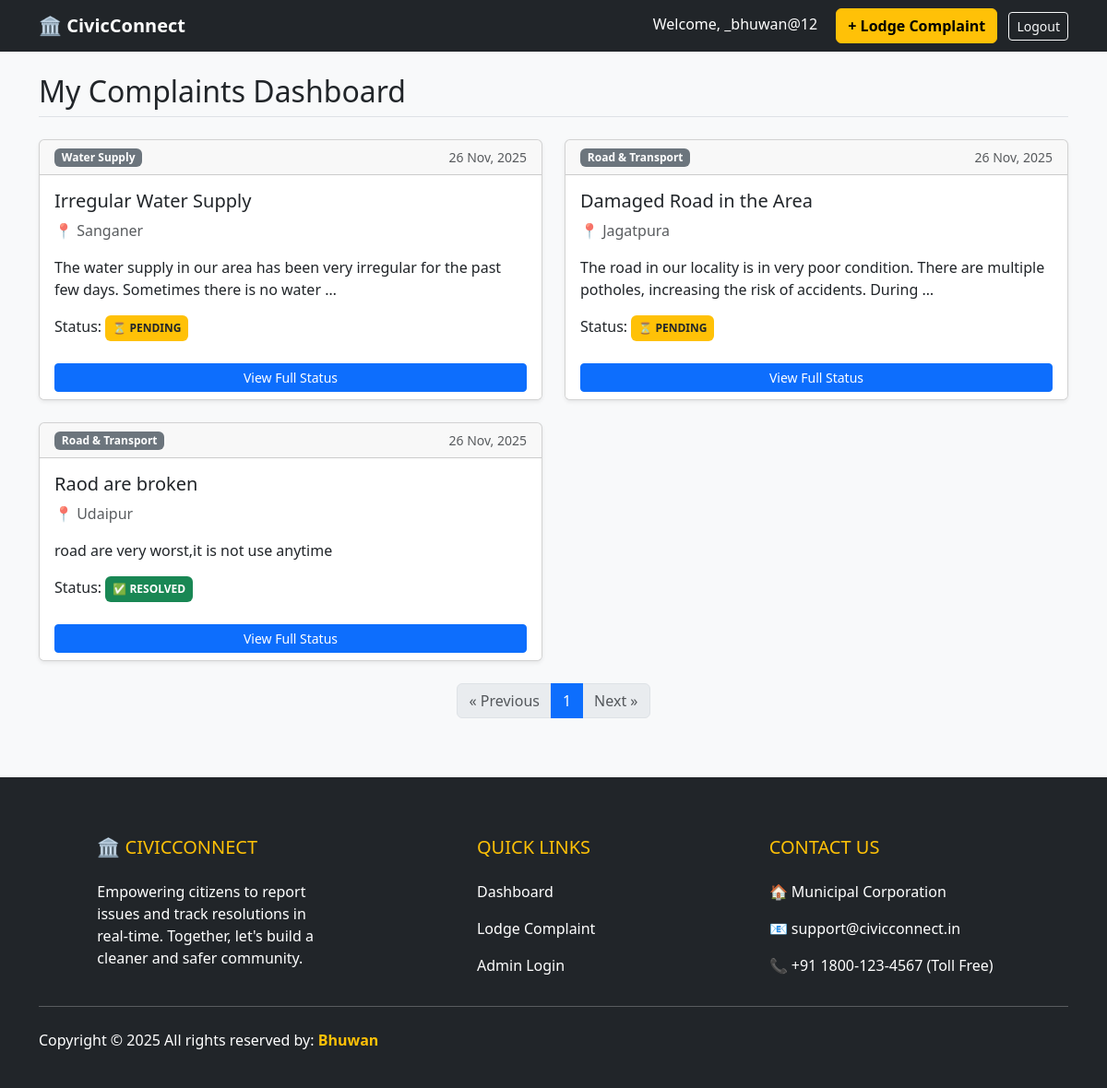
The app's page / (signed in) with its own data.
### GrievancePortal/models.py (models this page shows, shortened)
class Grievance(models.Model):
    CATEGORY_CHOICES = [
        ('ROAD', 'Road & Transport'),
        ('WATER', 'Water Supply'),
        ('ELECTRICITY', 'Electricity & Street Lights'),
        ('GARBAGE', 'Garbage & Cleaning'),
        ('OTHER', 'Other'),
    ]
    STATUS_CHOICES = [
        ('PENDING', 'Pending Review'),
        ('IN_PROGRESS', 'In Progress'),
        ('RESOLVED', 'Resolved'),
        ('REJECTED', 'Rejected'),
    ]
    user = models.ForeignKey(User, on_delete=models.CASCADE)
    title = models.CharField(max_length=200, verbose_name="Complaint Subject")
    description = models.TextField(verbose_name="Detailed Issue")
    location = models.CharField(max_length=200, help_text="E.g., Sector 4, Main Market")
    evidence_image = models.ImageField(upload_to='grievances/', blank=True, null=True)
    category = models.CharField(max_length=20, choices=CATEGORY_CHOICES, default='OTHER')
    status = models.CharField(max_length=20, choices=STATUS_CHOICES, default='PENDING')
    created_at = models.DateTimeField(auto_now_add=True)
    updated_at = models.DateTimeField(auto_now=True)

### GrievancePortal/views.py (the view)
# urls.py: path('', grievance_views.grievance_list, name='grievance_list'),
def grievance_list(request):
    posts_list = Grievance.objects.all().order_by('-created_at')  #Sabhi posts layega
    query = request.GET.get('q')
    if query:
        posts_list = posts_list.filter(title__icontains=query)
    paginator = Paginator(posts_list, 4)  # Show only 3 posts per page
    page_number = request.GET.get('page')
    page_obj = paginator.get_page(page_number)
    return render(request, 'grievance/grievance_list.html', {'page_obj': page_obj, 'posts': page_obj.object_list, 'query': query})

### GrievancePortal/templates/grievance/grievance_list.html
{% extends 'grievance/base.html' %}
{% block content %}
    <h2 class="mb-4 border-bottom pb-2">My Complaints Dashboard</h2>
    <div class="row">
        {% for obj in posts %} <div class="col-md-6 mb-4">
            <div class="card shadow-sm h-100">
                <div class="card-header d-flex justify-content-between align-items-center">
                    <span class="badge bg-secondary">{{ obj.get_category_display }}</span>
                    <small class="text-muted">{{ obj.created_at|date:"d M, Y" }}</small>
                </div>
                <div class="card-body">
                    <h5 class="card-title">{{ obj.title }}</h5>
                    <p class="card-text text-muted">📍 {{ obj.location }}</p>
                    <p class="card-text">{{ obj.description|truncatewords:20 }}</p>
                    <div class="mt-3">
                        Status:
                        {% if obj.status == 'RESOLVED' %}
                            <span class="badge bg-success p-2">✅ RESOLVED</span>
                        {% elif obj.status == 'REJECTED' %}
                            <span class="badge bg-danger p-2">❌ REJECTED</span>
                        {% elif obj.status == 'IN_PROGRESS' %}
                            <span class="badge bg-info p-2">🚧 IN PROGRESS</span>
                        {% else %}
                            <span class="badge bg-warning text-dark p-2">⏳ PENDING</span>
                        {% endif %}
                    </div>
                </div>
                <div class="card-footer bg-white border-top-0">
                    <a href="{% url 'grievance_detail' pk=obj.pk %}" class="btn btn-primary btn-sm w-100">View Full Status</a>
                </div>
            </div>
        </div>
        {% empty %}
        <div class="alert alert-info">You haven't filed any complaints yet.</div>
        {% endfor %}
    </div>
</div>
    <nav aria-label="Page navigation" class="my-6">
        <ul class="pagination justify-content-center">
            {% if page_obj.has_previous %}
                <li class="page-item">
                    <a class="page-link" href="?page={{ page_obj.previous_page_number }}{% if query %}&q={{ query|urlencode }}{% endif %}" aria-label="Previous">&laquo; Previous</a>
                </li>
            {% else %}
                <li class="page-item disabled"><span class="page-link">&laquo; Previous</span></li>
            {% endif %}
            {% for num in page_obj.paginator.page_range %}
                {% if num == page_obj.number %}
                    <li class="page-item active" aria-current="page"><span class="page-link">{{ num }}</span></li>
                {% else %}
                    <li class="page-item"><a class="page-link" href="?page={{ num }}{% if query %}&q={{ query|urlencode }}{% endif %}">{{ num }}</a></li>
                {% endif %}
            {% endfor %}
            {% if page_obj.has_next %}
                <li class="page-item">
                    <a class="page-link" href="?page={{ page_obj.next_page_number }}{% if query %}&q={{ query|urlencode }}{% endif %}" aria-label="Next">Next &raquo;</a>
                </li>
            {% else %}
                <li class="page-item disabled"><span class="page-link">Next &raquo;</span></li>
            {% endif %}
        </ul>
    </nav>
{% endblock %}

### GrievancePortal/templates/grievance/base.html (shortened to what this page needs)
<!DOCTYPE html>
<html>
  <head>
    <link
      href="https://cdn.jsdelivr.net/npm/bootstrap@5.3.0/dist/css/bootstrap.min.css"
      rel="stylesheet"
    />
  </head>
  <body class="bg-light">
    <nav class="navbar navbar-expand-lg navbar-dark bg-dark">
      <div class="container">
        <a class="navbar-brand fw-bold" href="{% url 'grievance_list' %}"
          >🏛️ CivicConnect</a
        >
        <div class="ml-auto">
          {% if user.is_authenticated %}
          <span class="text-white me-3">Welcome, {{ user.username }}</span>
          <a href="{% url 'grievance_create' %}" class="btn btn-warning fw-bold"
            >+ Lodge Complaint</a
          >
          <form action="{% url 'logout' %}" method="post" class="d-inline">
            <button type="submit" class="btn btn-outline-light btn-sm ms-2">
              Logout
            </button>
          </form>
          {% else %}
          <a href="{% url 'login' %}" class="btn btn-outline-primary">Login</a>
          <a href="{% url 'signup' %}" class="btn btn-outline-light">Signup</a>
          {% endif %}
        </div>
      </div>
    </nav>
    <div class="container mt-4">{% block content %} {% endblock %}</div>
    <footer class="bg-dark text-white pt-5 pb-4 mt-5">
        <div class="container">
            <div class="row">
                <div class="col-md-4 col-lg-4 col-xl-3 mx-auto mt-3">
                    <h5 class="text-uppercase mb-4 font-weight-bold text-warning">🏛️ CivicConnect</h5>
                    <p>
                        Empowering citizens to report issues and track resolutions in real-time.
                        Together, let's build a cleaner and safer community.
                    </p>
                </div>
                <div class="col-md-2 col-lg-2 col-xl-2 mx-auto mt-3">
                    <h5 class="text-uppercase mb-4 font-weight-bold text-warning">Quick Links</h5>
                    <p>
                        <a href="{% url 'grievance_list' %}" class="text-white text-decoration-none">Dashboard</a>
                    </p>
                    <p>
                        <a href="{% url 'grievance_create' %}" class="text-white text-decoration-none">Lodge Complaint</a>
                    </p>
                    <p>
                        <a href="/admin/" class="text-white text-decoration-none">Admin Login</a>
                    </p>
                </div>
                <div class="col-md-4 col-lg-3 col-xl-3 mx-auto mt-3">
                    <h5 class="text-uppercase mb-4 font-weight-bold text-warning">Contact Us</h5>
                    <p>
                        🏠 Municipal Corporation
                    </p>
                    <p>
                        📧 support@civicconnect.in
                    </p>
                    <p>
                        📞 +91 1800-123-4567 (Toll Free)
                    </p>
                </div>
            </div>
            <hr class="mb-4">
            <div class="row align-items-center">
                <div class="col-md-7 col-lg-8">
                    <p> Copyright © 2025 All rights reserved by:
                        <a href="#" style="text-decoration: none;">
                            <strong class="text-warning">Bhuwan</strong>
                        </a>
                    </p>
                </div>
            </div>
        </div>
    </footer>
    </body>
</html>
</html>

### GrievancePortal/templates/grievance/base.html (style rules this page uses)
body { display: flex; flex-direction: column; min-height: 100vh; }
footer { margin-top: auto; }

### records on screen
Grievance: category "Water Supply", created_at "26 Nov, 2025", title "Irregular Water Supply", location "Sanganer", description "The water supply in our area has been very irregular for the past few days. Sometimes there is no water …", status "⏳ PENDING"
Grievance: category "Road & Transport", created_at "26 Nov, 2025", title "Damaged Road in the Area", location "Jagatpura", description "The road in our locality is in very poor condition. There are multiple potholes, increasing the risk of accidents. During …", status "⏳ PENDING"
Grievance: category "Road & Transport", created_at "26 Nov, 2025", title "Raod are broken", location "Udaipur", description "road are very worst,it is not use anytime", status "✅ RESOLVED"

### other values on screen
{{ user.username }} "_bhuwan@12"
{{ num }} "1"
